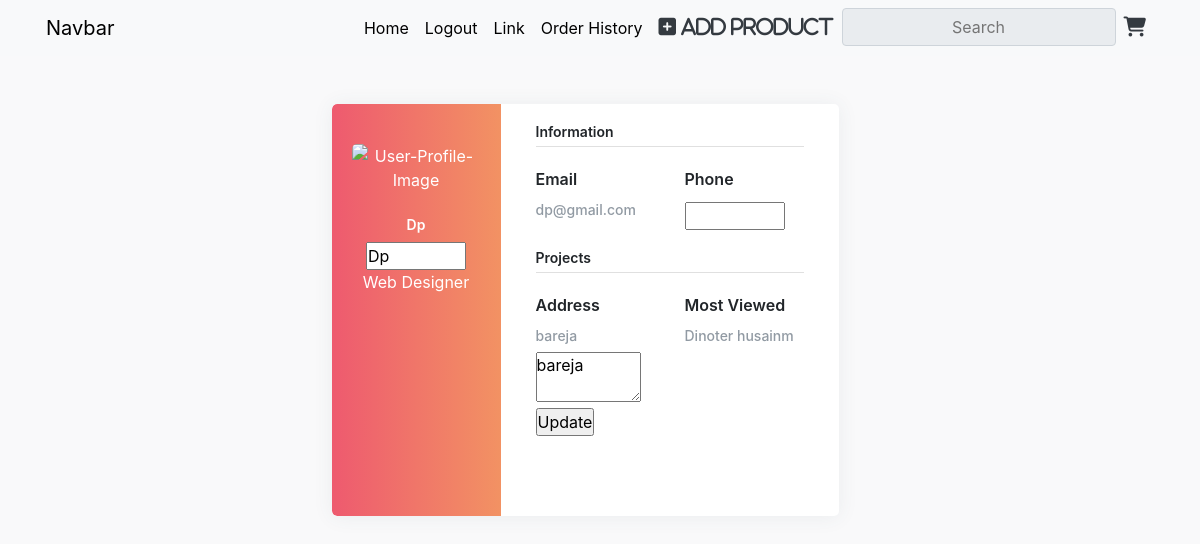
/profile/ (signed in), run on an earlier commit of the app's database.
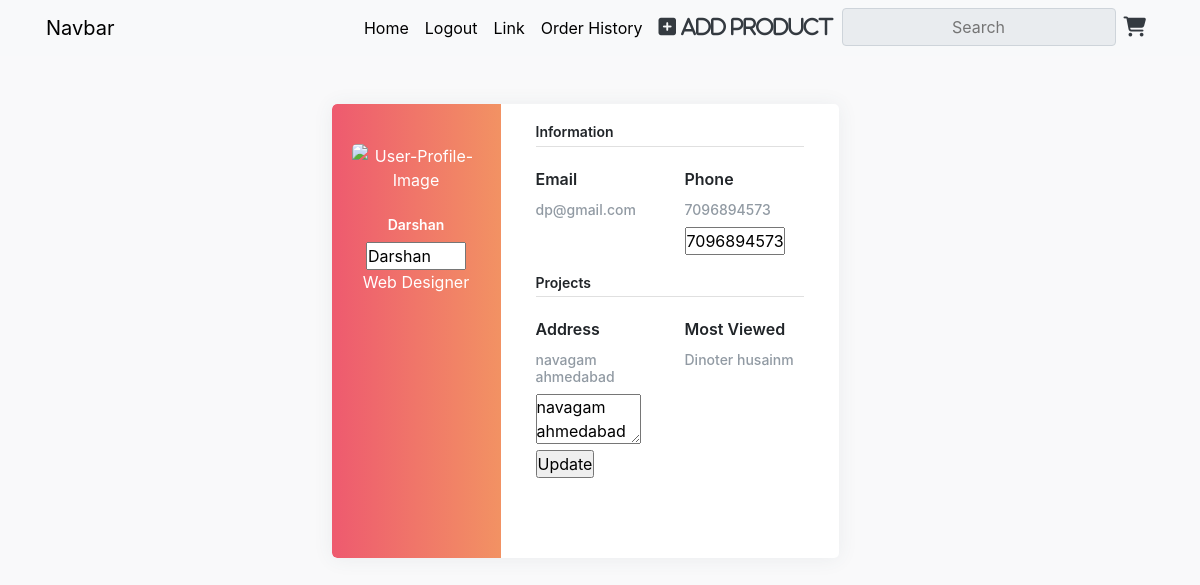
And on a later commit of the database.
### app1/models.py (models this page shows, shortened)
class userRegister(models.Model):
    name=models.CharField(max_length=20)
    email=models.EmailField()
    add=models.TextField()
    password=models.CharField(max_length=20)
    mobile=models.CharField(max_length=10,default='')

### app1/views.py (the view)
# urls.py: path('profile/', profile,name='profile'),
def profile(request):
    if 'email' in request.session:
        userdetails=userRegister.objects.get(email=request.session['email'])
        if request.method=='POST':
            userdetails.name=request.POST['name']
            userdetails.mobile=request.POST['mobile']
            userdetails.add=request.POST['add']
            userdetails.save()
            return render(request,'profile.html',{'user':userdetails,'session':True})
        else:
            return render(request,'profile.html',{'user':userdetails,'session':True})
    else:
     return redirect('Login')

### app1/templates/profile.html (shortened to what this page needs)
{% extends "Navbar.html" %}
{% block content %}
{% load static %}
<!DOCTYPE html>
<html lang="en">
<head>
    <link rel="stylesheet" href={% static "CSS/prof.css" %} type="text/css" media="all" />
</head>
<body>
    <div class="page-content page-container" id="page-content">
        <div class="padding">
            <div class="row container d-flex justify-content-center">
                <div class="col-xl-6 col-md-12">
                    <div class="card user-card-full">
                        <div class="row m-l-0 m-r-0">
                            <div class="col-sm-4 bg-c-lite-green user-profile">
                                <div class="card-block text-center text-white">
                                    <div class="m-b-25">
                                        <img src="https://img.icons8.com/bubbles/100/000000/user.png" class="img-radius"
                                            alt="User-Profile-Image">
                                    </div>
                                    <form action="" method="post">
                                    <h6 class="f-w-600">{{user.name}}</h6>
                                    <input type="text" name="name" id="name" value="{{user.name}}" style="width: 100px;">
                                    <p>Web Designer</p>
                                </div>
                            </div>
                            <div class="col-sm-8">
                                <div class="card-block">
                                    <h6 class="m-b-20 p-b-5 b-b-default f-w-600">Information</h6>
                                    <div class="row">
                                        <div class="col-sm-6">
                                            <p class="m-b-10 f-w-600">Email</p>
                                            <h6 class="text-muted f-w-400">{{user.email}}</h6>
                                        </div>
                                        <div class="col-sm-6">
                                            <p class="m-b-10 f-w-600">Phone</p>
                                            <h6 class="text-muted f-w-400">{{user.mobile}}</h6>
                                            <input type="text" name="mobile" value="{{user.mobile}}"
                                                style="width: 100px;">
                                        </div>
                                    </div>
                                    <h6 class="m-b-20 m-t-40 p-b-5 b-b-default f-w-600">Projects</h6>
                                    <div class="row">
                                        <div class="col-sm-6">
                                            <p class="m-b-10 f-w-600">Address</p>
                                            <h6 class="text-muted f-w-400">{{user.add}}</h6>
                                            <textarea name="add" style="width: 105px;">{{user.add}}</textarea>
                                        </div>
                                        <div class="col-sm-6">
                                            <p class="m-b-10 f-w-600">Most Viewed</p>
                                            <h6 class="text-muted f-w-400">Dinoter husainm</h6>
                                        </div>
                                        <div class="col-sm-6">
                                            <a href=>
                                                <input type="submit" value="Update"></a>
                                        </div>
                                    </div>
                                    <ul class="social-link list-unstyled m-t-40 m-b-10">
                                        <li></li>
                                        <li></li>
                                        <li></li>
                                    </ul>
                                </div>
                            </div>
                        </div>
                    </div>
                </div>
            </div>
        </div>
    </div>
</body>
</html>
{% endblock %}

### app1/templates/Navbar.html (shortened to what this page needs)
{% load static %}
<!DOCTYPE html>
<html lang="en">
  <head>
    <link
      rel="stylesheet"
      45
      href="https://maxcdn.bootstrapcdn.com/bootstrap/4.0.0/css/bootstrap.min.css"
    />
    <link
      rel="stylesheet"
      href="https://cdnjs.cloudflare.com/ajax/libs/font-awesome/6.4.2/css/all.min.css"
    />
    <link rel="stylesheet" href =  {% static "CSS/Style.css" %}/>
  </head>
  <body>
    <header class="container-fluid navbar-light bg-light">
      <nav class="navbar container navbar-expand-lg navbar-light bg-light">
        <a class="navbar-brand" href="index.html">Navbar</a>
        <div class="collapse navbar-collapse" id="navbarSupportedContent">
          <ul class="navbar-nav ml-auto">
            <li class="nav-item">
              <a class="nav-link" href={% url "index" %}>Home</a>
            </li>
            {% if session %}
            <li class="nav-item">
              <a class="nav-link" href={% url "logout" %}>Logout</a>
            </li>
            {% else %}
            <li class="nav-item">
              <a class="nav-link" href={% url "Login" %}>Login</a>
            </li>
            {% endif %}
            <li class="nav-item">
              <a class="nav-link" href="#">Link</a>
            </li>
            <li class="nav-item">
              <a class="nav-link" href="orderhistory.html">Order History</a>
            </li>
            <li class="nav-item">
              <a class="nav-link" href="addproduct.html">
                <i class="fa-solid fa-plus-square text-dark" aria-hidden="true">
                  Add product</i
                >
              </a>
            </li>
            <li class="nav-item">
              <input
                class="input-group-text"
                type="text"
                placeholder="Search"
              />
            </li>
            <li class="nav-item">
              <a class="nav-link" href="cart.html"
                ><i class="fa fa-cart-shopping text-dark" aria-hidden="true"></i
              ></a>
            </li>
          </ul>
        </div>
      </nav>
    </header>
    {% block content %}
    {% endblock  %}
</body>
</html>

### app1/static/CSS/Style.css (style rules this page uses)
* { margin: 0; padding: 0; }
a { text-decoration: none !important; list-style: none; }
i { color: orange; }
.nav-link, .navbar-brand { color: black !important; }
li > a { color: #fff; }
a > i { font-size: 20px; }

### app1/static/CSS/prof.css (style rules this page uses)
body { background-color: #f9f9fa }
.padding { padding: 3rem !important }
.user-card-full { overflow: hidden; }
.card { border-radius: 5px; -webkit-box-shadow: 0 1px 20px 0 rgba(69,90,100,0.08); box-shadow: 0 1px 20px 0 rgba(69,90,100,0.08); border: none; margin-bottom: 30px; }
.m-r-0 { margin-right: 0px; }
.m-l-0 { margin-left: 0px; }
.user-card-full .user-profile { border-radius: 5px 0 0 5px; }
.bg-c-lite-green { background: -webkit-gradient(linear, left top, right top, from(#f29263), to(#ee5a6f)); background: linear-gradient(to right, #ee5a6f, #f29263); }
.user-profile { padding: 20px 0; }
.card-block { padding: 1.25rem; }
.m-b-25 { margin-bottom: 25px; }
.img-radius { border-radius: 5px; }
h6 { font-size: 14px; }
.card .card-block p { line-height: 25px; }
.b-b-default { border-bottom: 1px solid #e0e0e0; }
.m-b-20 { margin-bottom: 20px; }
.p-b-5 { padding-bottom: 5px !important; }
.m-b-10 { margin-bottom: 10px; }
.text-muted { color: #919aa3 !important; }
.f-w-600 { font-weight: 600; }
.m-t-40 { margin-top: 20px; }
.user-card-full .social-link li { display: inline-block; }

What changed in the data, as far as the page shows it:
removed userRegister: name "Dp", email "dp@gmail.com", add "bareja"
now on this page (row edited): userRegister: name "Darshan", email "dp@gmail.com", mobile "7096894573", add "navagam ahmedabad"
